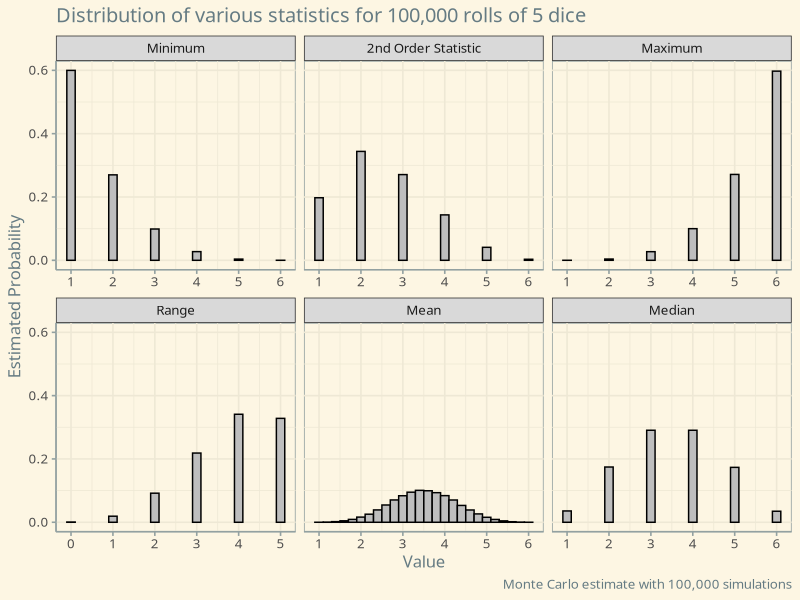

Write the R code that produced this figure.
## ---- chunk 1
library(tidyverse)
## ---- chunk 2
# A function to roll `n` dice
roll <- function(n){
  sample(x = 1:6, size=n, replace=TRUE)
}
## ---- chunk 3
# Roll 5 dice 100,000 times
data <- map(1:1e5, ~roll(5))
## ---- chunk 4
# Look at first three rolls
data[1:3]
## ---- chunk 5
# Returns the nth order statistic of the sample
order_stat <- function(x, n){
  x <- sort(x)
  return(x[n])
}

# Generate various statistics for each roll
medians <- map_dbl(data, ~median(.x))
means <- map_dbl(data, ~mean(.x))
minimums <- map_dbl(data, ~min(.x))
maximums <- map_dbl(data, ~max(.x))
second_order_stat <- map_dbl(data, ~order_stat(x=.x, n=2))
ranges <- maximums - minimums
## ---- chunk 6
# Create a data frame from our computed statistics
df <- tibble(medians, means, minimums, maximums, second_order_stat, ranges)

# Pivot the data into long format for plotting
df <- pivot_longer(df, cols = everything())
## ---- chunk 7
#| fig-cap: "Distributions of statistics computed from rolls of 5 dice. Probabilities were estimated using 100,000 simulations."

df$name <- recode(df$name,
  `medians` = "Median",
  `means` = "Mean",
  `minimums` = "Minimum",
  `maximums` = "Maximum",
  `second_order_stat` = "2nd Order Statistic",
  `ranges` = "Range")

df$name <- as.factor(df$name)
df$name <- fct_relevel(df$name,
                       c("Minimum",
                         "2nd Order Statistic",
                         "Maximum",
                         "Range",
                         "Mean",
                         "Median"))

df %>%
  ggplot(aes(x = value)) +
  geom_bar(aes(y = ..prop..),
           width = 0.2, fill = "gray", color = "black") +
  scale_x_continuous(breaks = 0:6) +
  facet_wrap(~name, scales = "free_x") +
  labs(x = "Value",
       y = "Estimated Probability",
       title = "Distribution of various statistics for 100,000 rolls of 5 dice",
       caption = "Monte Carlo estimate with 100,000 simulations") +
  ggthemes::theme_solarized() +
  theme(text = element_text(size = 12, family = "Source Sans Pro"))
